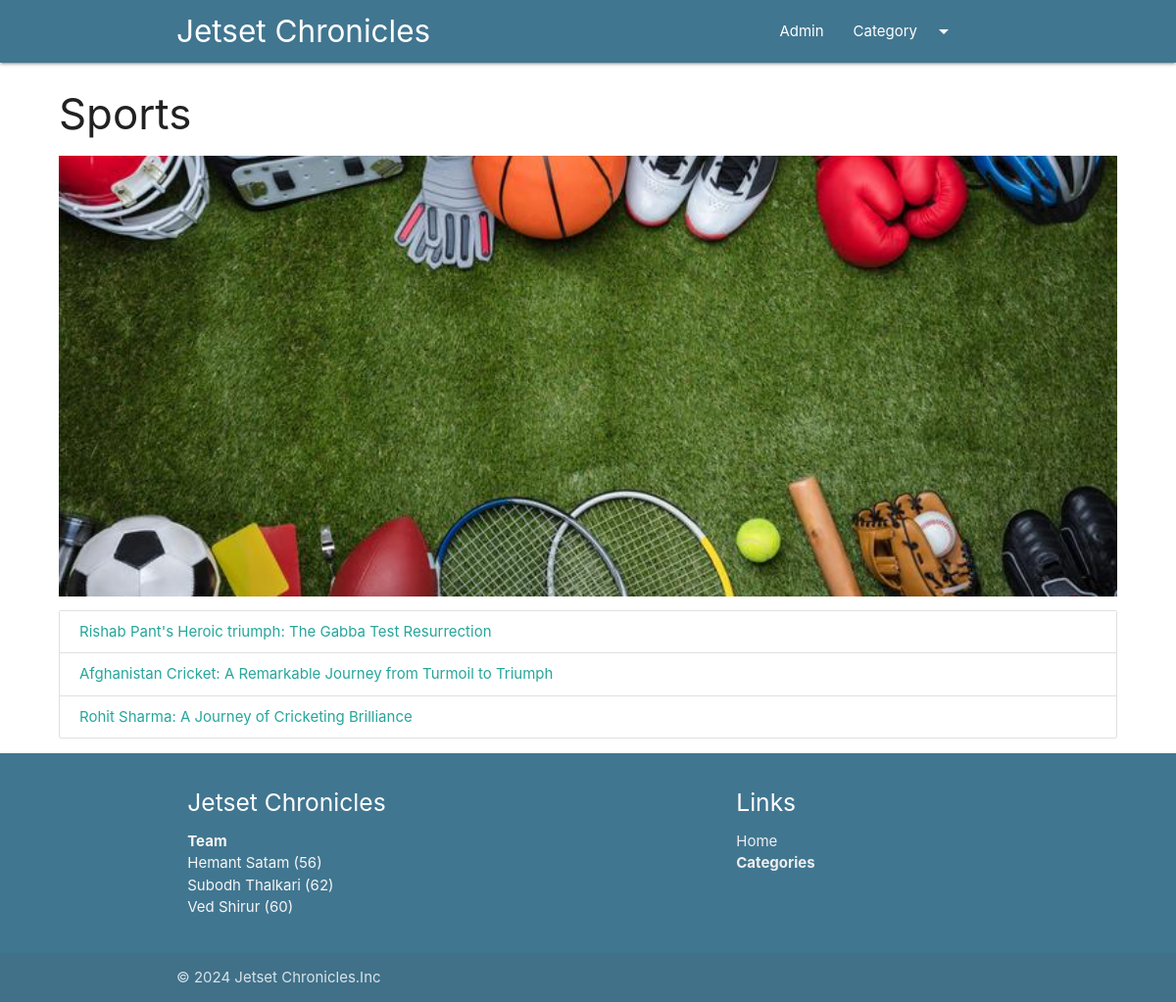
Screenshot of /category/sports with the database file from the repository.
### blog/models.py (models this page shows, shortened)
class Category(models.Model):
    cat_id = models.AutoField(primary_key=True)
    title = models.CharField(max_length=100)
    description = models.TextField()
    url = models.CharField(max_length=100)
    image = models.ImageField(upload_to='category/')
    add_date = models.DateTimeField(auto_now_add=True, null=True)

class Post(models.Model):
    post_id = models.AutoField(primary_key=True)
    title = models.CharField(max_length=200)
    content =  models.TextField()
    url = models.CharField(max_length=100)
    cat = models.ForeignKey(Category, on_delete=models.CASCADE)
    image = models.ImageField(upload_to='post/',default='default_image.jpg')

### blog/views.py (the view)
# urls.py: path('category/<slug:url>',category),
def category(request,url):
    cat= Category.objects.get(url=url)
    posts=Post.objects.filter(cat=cat)
    return render(request,"category.html",{'cat':cat,'posts':posts})

### template/category.html (shortened to what this page needs)
{% extends 'base.html' %}
{%block content%}
<div class="container-custom">
    <h3 >{{cat.title}}</h3>
    <div class="img-container">
        <img src="/media/{{cat.image}}" alt="responsive-img" style="max-height:450px;width:100%;object-fit:cover;">
    </div>
        <div class="collection">
            {%for p in posts%}
        <a href="/blog/{{p.url}}" class="collection-item">{{p.title}}</a>
            {% empty %}
            <h3>No posts in this category</h3>
            {%endfor%}
      </div>
</div>
{% endblock%}

### blog/static/css/style.css (style rules this page uses)
.container-custom { width:90%!important; margin:auto; }

### rows the page displays
Category: title "Sports", image (picture)
Post: title "Rishab Pant's Heroic triumph: The Gabba Test Resurrection"
Post: title "Afghanistan Cricket: A Remarkable Journey from Turmoil to Triumph"
Post: title "Rohit Sharma: A Journey of Cricketing Brilliance"
